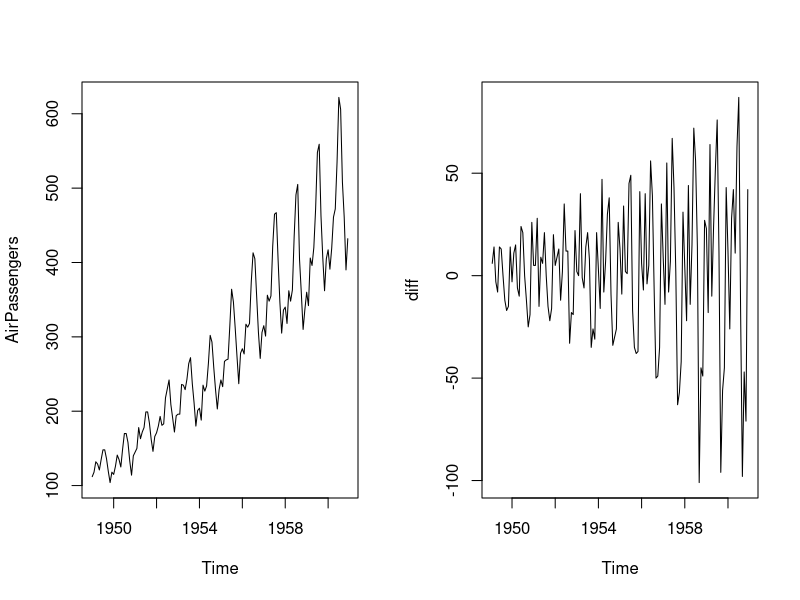
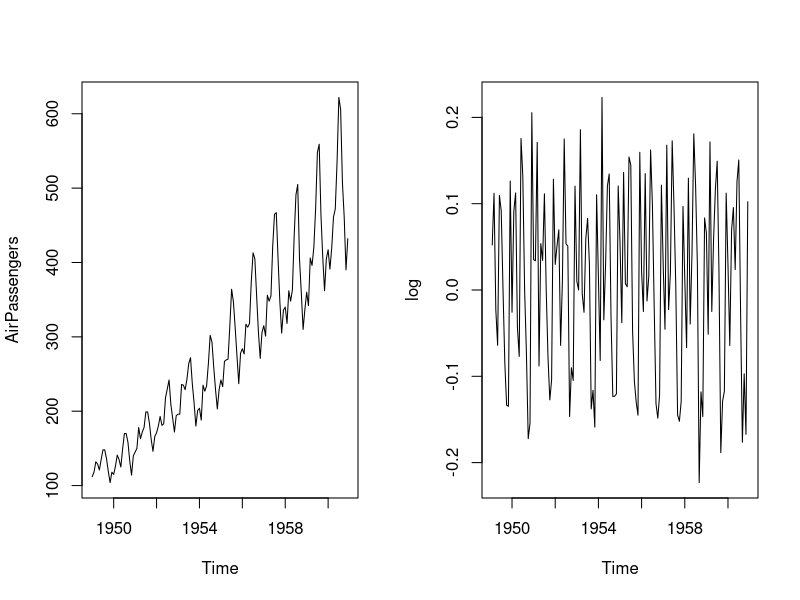
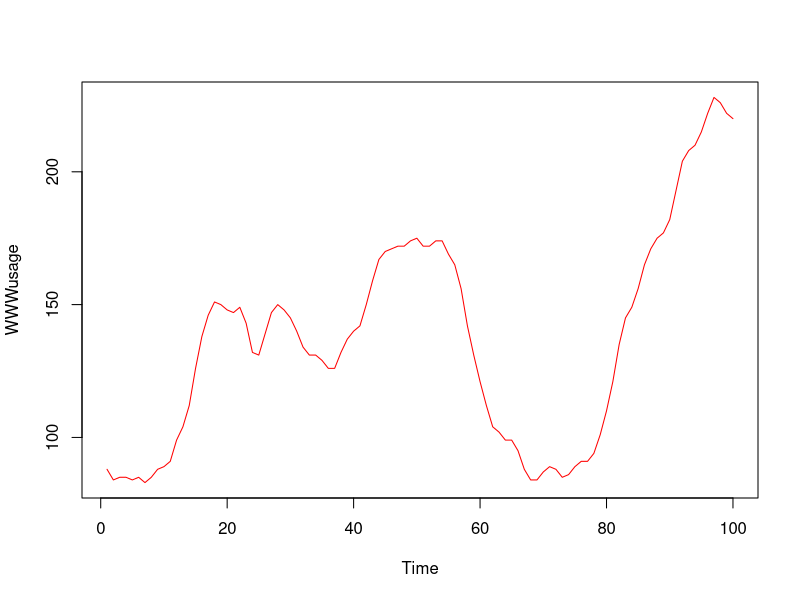
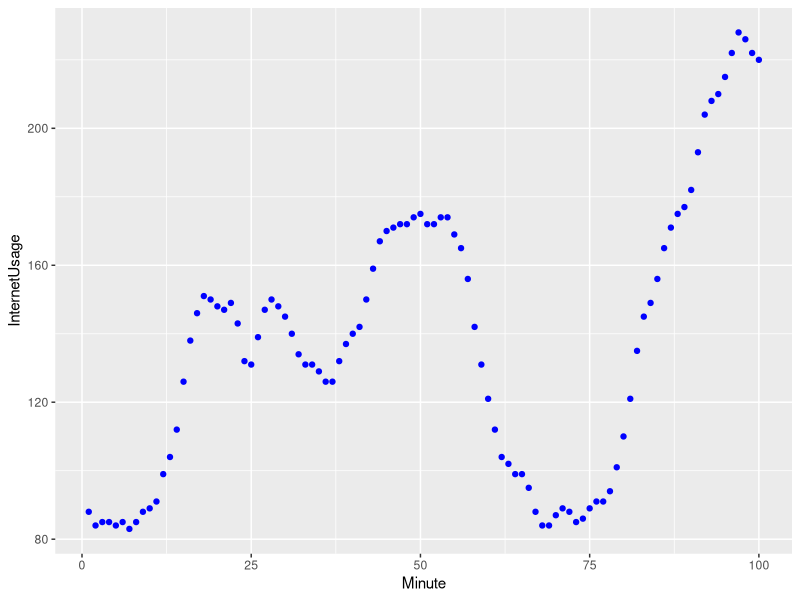
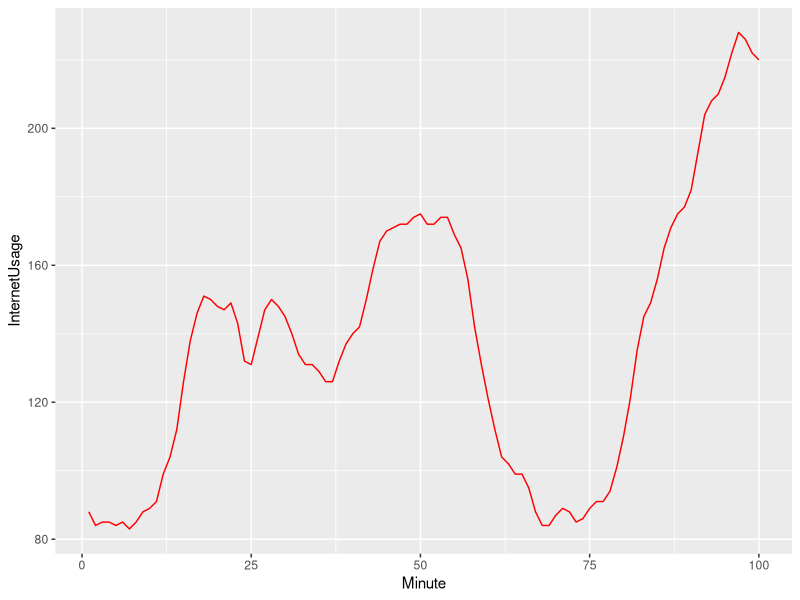
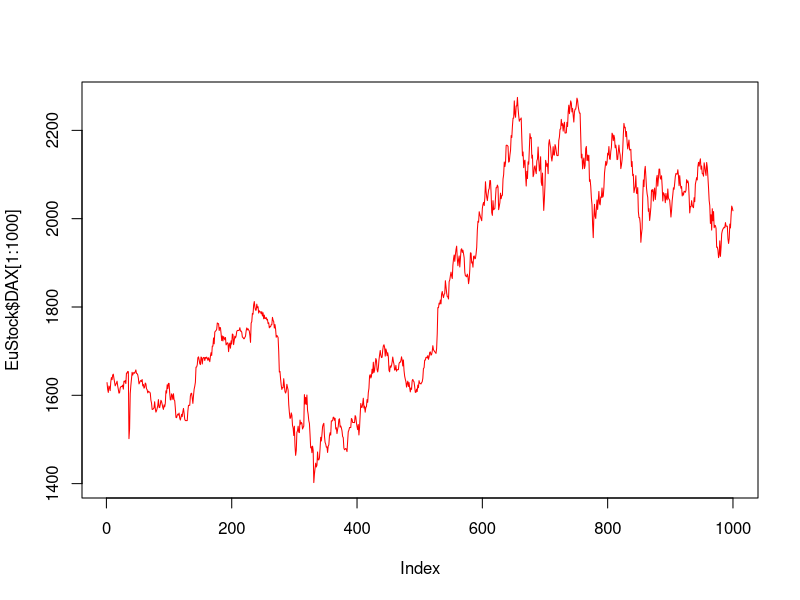
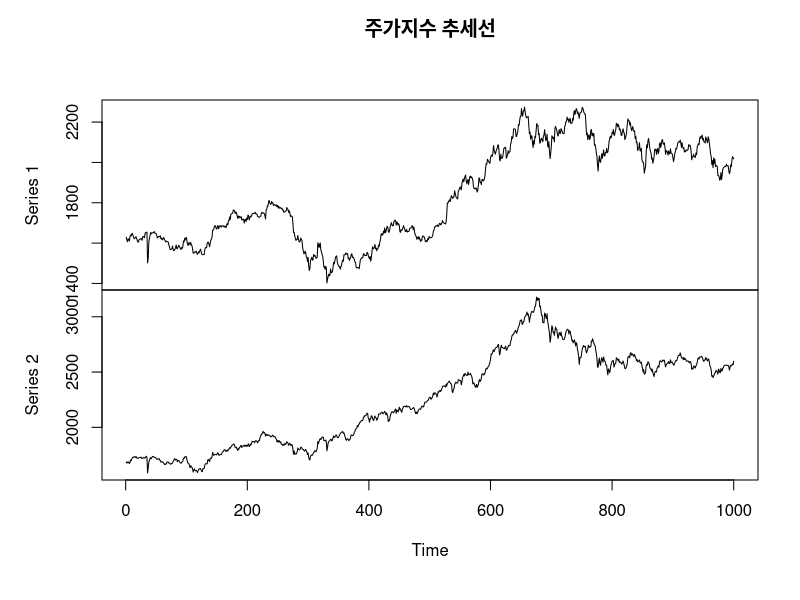
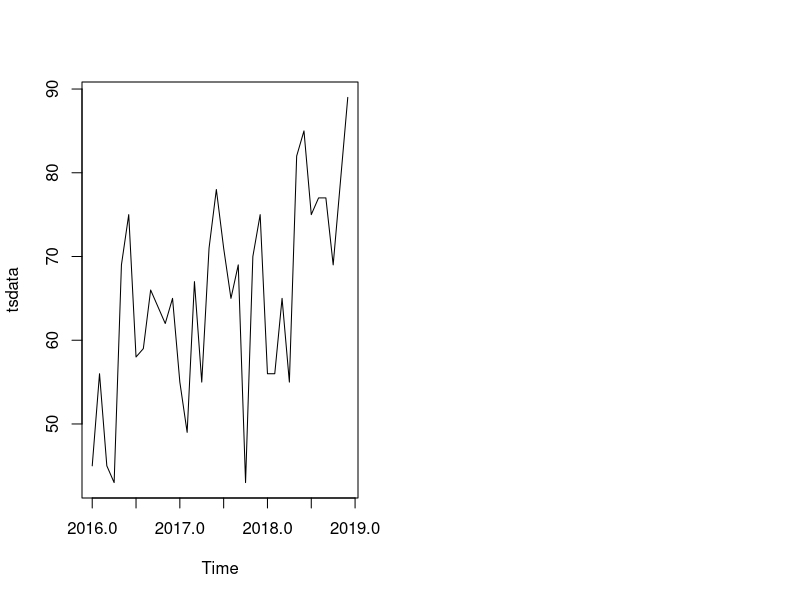

These charts were generated, in order, by the following R code:
# chap17_TimeseriesAnalysis






########################################################

        # 시계열분석

########################################################
# 시계열(Time-Series) : 관측치 또는 통계량의 변화를 시간의 움직임에 
# 따라서 기록하고, 이것을 계열화한 것을 의미한다.
# 시계열 데이터 : 통계숫자를 시간의 흐름에 따라 일정한 간격마다
# 기록한 통계열을 의미한다.

# 관련분야 : 경기예측, 판매예측, 주식시장분석, 예산분석, 투자연구 등
# 현상 이해 -> 미래 예측

############################
# 시계열 자료 확인
############################

#단계 1 : AirPassengers 데이터 셋 가져오기
    data(AirPassengers) # 12년간 항공기 탑승 승객 수 

    #R에서 제공되는 기본 데이터 셋으로 12년(1949~1960년) 동안 매월 항공기 탑승의 승객 수(시계열 자료)


#단계 2 : 차분 적용 : 평균 정상화  
    par(mfrow=c(1,2))
    ts.plot(AirPassengers) # 시계열 시각화
    diff <- diff(AirPassengers) # 차분 수행 
    plot(diff) # 평균 정상화 

    
#단계 3 : 로그 적용 : 분산 정상화  
    par(mfrow=c(1,2))
    plot(AirPassengers) # 시계열 시각화  
    log <- diff(log(AirPassengers)) # 로그+차분 수행 
    plot(log) # 분산 정상화 

    
    
############################
# 시계열 추세선 시각화
############################

    data(WWWusage) # WWWusage   Internet Usage per Minute
    
    str(WWWusage) # Time-Series [1:100] from 1 to 100:
    # format : A time series of length 100.
    # R에서 제공되는 기본 데이터 셋으로 인터넷 사용 시간을 분 단위로 
    # 측정한 100개 시계열 데이터이다. 
    WWWusage
    
    # 추세선 시각화
        par(mfrow=c(1,1))
        plot(WWWusage, type="l", col='red')
        # ts.plot(WWWusage, type="l", col='red')
    
    # 데이터프레임 생성 
        InternetUsage <- WWWusage # 인터넷 사용시간 벡터 생성(단위 : 분)
        Minute<- c(1:100) # 분 단위 벡터 
    
    # 데이터프레임 생성 
        Timeseries <- data.frame(Minute,InternetUsage)
        head(Timeseries)
    
    # 추세선 그리기 
        library(ggplot2)
        ggplot(Timeseries, aes(x=Minute, y=InternetUsage)) + geom_point(color="blue")
        ggplot(Timeseries, aes(x=Minute, y=InternetUsage))+ geom_line(color="red")

        
        
        
# [실습] 시계열 데이터 추세선 시각화 
        
    data(EuStockMarkets)
    head(EuStockMarkets)
    str(EuStockMarkets) # mts [1:1860, 1:4] 2차원 matrix 구조  
    
    EuStock<- data.frame(EuStockMarkets)
    EuStock
    head(EuStock)
    # 단일 시계열 데이터 추세선 
    plot(EuStock$DAX[1:1000], type="l", col='red') # 선 그래프 시각화 
    
    # 다중 시계열 데이터 추세선
    plot.ts(cbind(EuStock$DAX[1:1000],EuStock$SMI[1:1000]),main="주가지수 추세선")
    
    
    
    
    
    
    
    
    
    
    
    
    
    
    
    
###################################
    
# 시계열요소분해 시각화
    
###################################
    
    # 단계 1 : 시계열자료 준비 
        data <- c(45, 56, 45, 43, 69, 75, 58, 59, 66, 64, 62, 65, 
                  55, 49, 67, 55, 71, 78, 71, 65, 69, 43, 70, 75, 
                  56, 56, 65, 55, 82, 85, 75, 77, 77, 69, 79, 89)
        length(data)# 36
    
        
    #단계 2 : 시계열자료 생성 : 시계열자료 형식으로 객체 생성
        tsdata <- ts(data, start=c(2016, 1), frequency=12) 
        tsdata # 2016~2018
    
        par(mfrow=c(1,2))
        
    #단계 3 : 추세선 확인 
        #각 요인(추세, 순환, 계절, 불규칙)을 시각적으로 확인한다.
        ts.plot(tsdata) # plot(tsdata)와 동일함 
    
        
    #단계 4 : 시계열 분해
        plot(stl(tsdata, "periodic")) # periodic : 주기적인 
    
        
        
        
    #단계 5 : 시계열 분해와 변동 요인 제거 
        m <- decompose(tsdata) # decompose()함수 이용 시계열 분해
        attributes(m) # 변수 보기
        
        plot(m) # 추세요인, 계절요인, 불규칙요인이 포함된 그래프     
        plot(tsdata - m$seasonal)  # 계절요인을 제거한 그래프 
    
    #단계 6 : 추세요인과 불규칙요인 제거
        plot(tsdata - m$trend) # 추세요인 제거 그래프
        plot(tsdata - m$seasonal - m$trend) # 불규칙요인만 출력
    
    
    
########################################

    # 자기상관함수/부분자기상관함수 
    
########################################
    
    # 자기상관함수/부분자기상관함수 : 자기상관계수 확인
    # 자기상관계수는 서로 이웃한 시점 간의 상관계수
    # 시계열에서 Yt와 Yt-1 간의 상관계수 
    # 자기상관계수 분석 = 잔차의 독립성(DW > 0.05)
    
    #단계 1 : 시계열자료 생성 
    input <- c(3180,3000,3200,3100,3300,3200,3400,3550,3200,3400,3300,3700) 
    length(input) # 12
    tsdata <- ts(input, start=c(2015, 2), frequency=12) # Time Series
    
    par(mfrow=c(1,1))
    
    #단계 2 : 자기상관함수 시각화 
    acf(na.omit(tsdata), main="자기상관함수", col="red")
    # 그래프가 선(유의수준) 안에 들어와 있으면 자기상관이 없다.
    
    
    #단계 3 : 부분자기상관함수 시각화
    pacf(na.omit(tsdata), main="부분자기상관함수", col="red")
    
    
    
    
    
    
    
    
    
    
    
    
##################################
    
    # ARIMA모형 분석 절차 
    
##################################
    
#[단계1] 시계열자료 특성분석(정상성/비정상성)
#[단계2] 정상성시계열 변환
#[단계3] 모형 식별과 추정
#[단계4] 모형 생성 
#[단계5] 모형 진단(모형 타당성 검정)
#[단계6] 미래 예측(업무 적용)

    
## 1. 정상성시계열의 비계절형 ##
    
    # [단계1] 시계열자료 특성분석 
    
        #(1) 데이터 준비  
            input <- c(3180,3000,3200,3100,3300,3200,3400,3550,3200,3400,3300,3700) 
        
        #(2) 시계열객체 생성(12개월 : 2015년 2월 ~ 2016년 1개)
            tsdata <- ts(input, start=c(2015, 2), frequency=12) 
            tsdata  
            #<해설> stats 패키지에서 제공하는 ts()함수를 이용하여 벡터 자료(input)를 대상으로 시계열 객체(tsdata)를 생성한다.
        
        #(3) 추세선 시각화
            plot(tsdata, type="l", col='red')
            # 비정상성시계열로 판단되어 차분을 통해서 정상성시계열로 변경할 필요
        
        
    # [단계2] 정상성시계열 변환
        # 차분을 통해서 비정상성시계열을 정상성시계열로 변환한다. 
        # 차분은 일반차분과 계절차분으로 구분되는데, 계절성을 갖는 경우에는 계절차분 적용
    
        par(mfrow=c(1,1))
        ts.plot(tsdata, col="red")
        diff <- diff(tsdata)
        plot(diff) # 차분 : 현시점에서 이전시점의 자료를 빼는 연산
        
        
        
    # [단계3] 모형 식별과 추정
        # R를 이용한 시계열분석에서는 auto.arima() 함수를 이용한다. 
        # forecast 패키지에서 제공되는 auto.arima() 함수는 시계열 모형을 식별하는 
        # 알고리즘에 의해서 최적의 모형과 파라미터를 추정하여 제공   
        install.packages('forecast')
        library(forecast)
        arima <- auto.arima(tsdata) # 시계열 데이터 이용 
        arima
        #Series: tsdata 
        #ARIMA(1,1,0)    <- ARMA(1, 0) 모형으로 식별
    
    
    # [단계4] 모형 생성 
        #이전 단계에서 식별된 모형과 파라미터를 이용하여 시계열 모형을 생성한다.  
        model <- arima(tsdata, order=c(1, 1, 0))
        model 

                
    # [단계5] 모형 진단(모형 타당성 검정)
    
        #(1) 자기상관함수에 의한 모형 진단
            tsdiag(model)
        
        #(2) Box-Ljung에 의한 잔차항 모형 진단
            Box.test(model$residuals, lag=1, type = "Ljung")
        
    # [단계6] 미래 예측(업무 적용)
        fore <- forecast(model) # 향후 2년 예측
        fore
        par(mfrow=c(1,2))
        plot(fore) # 향후 24개월 예측치 시각화 
        model2 <- forecast(model, h=6) # 향후 6개월 예측치 시각화 
        plot(model2)
        
    
        
        
## 2. 정상성시계열의 계절형 ##
    
    #[단계1] 시계열자료 특성분석
        
        
        #(1) 데이터 준비 
            data <- c(45, 56, 45, 43, 69, 75, 58, 59, 66, 64, 62, 65, 
                      55, 49, 67, 55, 71, 78, 71, 65, 69, 43, 70, 75, 
                      56, 56, 65, 55, 82, 85, 75, 77, 77, 69, 79, 89)
            plot(data)
            length(data)# 36
        
        #(2) 시계열자료 생성 
            tsdata <- ts(data, start=c(2016, 1), frequency=12)
            tsdata 
        
        #(3) 시계열요소분해 시각화
            ts_feature <- stl(tsdata, s.window="periodic")
            plot(ts_feature)
    
    
    #[단계2] 정상성시계열 변환
            
        # - 계절성을 갖는 경우에는 계절차분을 적용한다.
        
        par(mfrow=c(1,2))
        ts.plot(tsdata)
        diff <- diff(tsdata)
        plot(diff) # 차분 시각화
    
    
        
    #[단계3] 모형 식별과 추정
        
        # - 최적의 모형과 파라미터를 제공받기 위해서 auto.arima() 함수를 이용한다.   
        library(forecast)
        ts_model2 <- auto.arima(tsdata)  
        ts_model2
        # Series: tsdata
        # ARIMA(2,1,0)(1,0,0)[12]
        # 한번 차분한 IAR(2)
        # 계절 데이터 AR(1)
    
        
    #[단계4] 모형 생성 
        model <- arima(tsdata, order = c(2, 1, 0), 
                       seasonal = list(order = c(1, 0, 0)))
        model
    
    
    #[단계5] 모형 진단(모형 타당성 검정)
    
        # (1) 자기상관함수에 의한 모형 진단
            tsdiag(model)
        
        # (2)Box-Ljung에 의한 잔차항 모형 진단
            Box.test(model$residuals, lag=1, type = "Ljung")
    
    
    # [단계6] 미래 예측
        par(mfrow=c(1,2))
        fore <- forecast(model, h=24) # 2년 예측 
        plot(fore)
        fore2 <- forecast(model, h=6) # 6개월 예측 
        plot(fore2)
    
    
    
